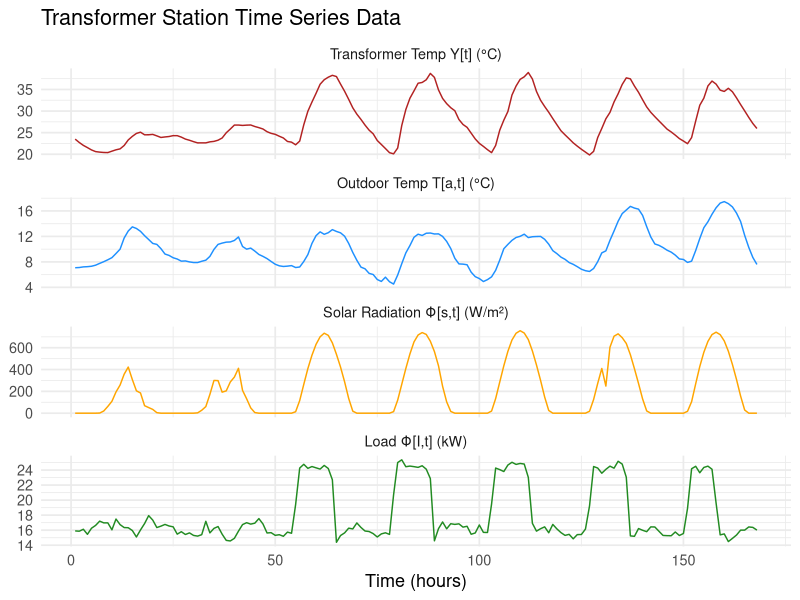

Write R code to recreate this figure. (Note: this script raises an error after producing the figure.)
# ---- Question 2.1: Load data ----
# Load necessary libraries
library(ggplot2)
library(readr)
library(tidyr)
library(dplyr)

# Load the data
data <- read_csv("assignment4/transformer_data.csv")

# Rename columns for clarity (if needed)
colnames(data) <- c("Time", "Transformer_Temp_Yt", "Outdoor_Temp_Ta", "Solar_Radiation_PhiS", "Load_PhiI")

# Pivot to long format with labels
long_data <- data %>%
  pivot_longer(cols = -Time, names_to = "Variable", values_to = "Value") %>%
  mutate(
    Variable = factor(Variable, levels = c(
      "Transformer_Temp_Yt", "Outdoor_Temp_Ta", "Solar_Radiation_PhiS", "Load_PhiI"
    ),
    labels = c(
      "Transformer Temp Y[t] (°C)",
      "Outdoor Temp T[a,t] (°C)",
      "Solar Radiation Φ[s,t] (W/m²)",
      "Load Φ[I,t] (kW)"
    ))
  )

# Assign a distinct color per variable
variable_colors <- c(
  "Transformer Temp Y[t] (°C)" = "firebrick",
  "Outdoor Temp T[a,t] (°C)" = "dodgerblue",
  "Solar Radiation Φ[s,t] (W/m²)" = "orange",
  "Load Φ[I,t] (kW)" = "forestgreen"
)

# Plot with separate color for each variable
ggplot(long_data, aes(x = Time, y = Value, color = Variable)) +
  geom_line() +
  facet_wrap(~ Variable, scales = "free_y", ncol = 1) +
  scale_color_manual(values = variable_colors, guide = "none") +
  labs(
    title = "Transformer Station Time Series Data",
    x = "Time (hours)",
    y = NULL
  ) +
  theme_minimal(base_size = 13)

# ---- Question 2.2: 1D state space model ----
## Load & inspect the data
## data
df <- read_csv("assignment4/transformer_data.csv")

## starting values and bounds (now 8 parameters)
start_par <- c(
  0.80,      # a
  0.10,      # b_Ta
  0.002,     # b_S
  0.10,      # b_I
  1.00,      # C   (start at 1 because Y and X are both in °C)
  log(1.0),  # log_sigma1
  log(1.0),  # log_sigma2
  df$Y[1]    # x0
)

lower <- c(-1,  rep(-1, 3),   -1,  log(1e-5), log(1e-5),  min(df$Y) - 20)
upper <- c( 1,  rep( 1, 3),   2,  log(1e+2), log(1e+2),  max(df$Y) + 20)

fit <- estimate_dt_1D(start_par, df, lower, upper)
print(fit$par)      # MLEs on the original scale

##  Diagnostics for the 1-D model *with* observation gain  C
library(stats)        # acf(), qqnorm()

par_hat <- fit$par        # <- result from estimate_dt()
logLik  <- kf_logLik_dt_1D(par_hat, df)

## 1-step-ahead innovations and their variances
kal_out_1D <- local({
  a   <- par_hat[1]
  B   <- matrix(par_hat[2:4], 1)   # 1×3
  C   <- par_hat[5]
  s1  <- exp(par_hat[6])
  s2  <- exp(par_hat[7])
  x   <- par_hat[8]
  P   <- 10                        # same vague prior
  inn <- var <- numeric(nrow(df))
  y_preds <- numeric(nrow(df))
  
  for (t in seq_len(nrow(df))) {
    ## ---------- prediction ----------
    x_pred <- a * x + as.numeric(B %*% as.numeric(df[t, c("Ta", "S", "I")]))
    P_pred <- a^2 * P + s1^2
    
    ## ---------- innovation ----------
    y_pred <- C * x_pred
    y_preds[t] <- y_pred
    var[t] <- C^2 * P_pred + s2^2
    inn[t] <- df$Y[t] - y_pred
    
    ## ---------- update --------------
    K       <- (P_pred * C) / var[t]
    x       <- x_pred + K * inn[t]
    P       <- (1 - K * C) * P_pred
  }
  list(innov = inn, innov_var = var, preds = y_preds)
})
residuals = kal_out_1D$innov
y_preds = kal_out_1D$preds
std_resid <- kal_out_1D$innov / sqrt(kal_out_1D$innov_var)

df_pred_1D = as.data.frame(y_preds)
df_pred_1D$time = df$time
df_pred_1D$obs = df$Y
df_pred_1D$residuals = residuals

# par(mfrow = c(2,2))
# plot(std_resid, type = "l", main = "Standardised residuals")
# acf(std_resid, main = "ACF of residuals")
# pacf(std_resid, main = "PACF of residuals")
# qqnorm(std_resid); qqline(std_resid)

k   <- length(par_hat)            # now 8 parameters
n   <- nrow(df)
AIC <- -2 * logLik + 2 * k
BIC <- -2 * logLik + k * log(n)
cat(sprintf("log-Lik = %.2f  |  AIC = %.2f  |  BIC = %.2f\n",
            logLik, AIC, BIC))

# --- Plot observed vs predicted temperature ---
# Load required libraries
library(ggplot2)
library(gridExtra)
library(forecast)  # for ggAcf and ggPacf
library(grid)

# --- Plot 1: Observed vs Predicted ---
p1 <- ggplot(df_pred_1D, aes(x = time)) +
  geom_line(aes(y = obs, color = "Observed"), size = 1) +
  geom_line(aes(y = y_preds, color = "Predicted"), size = 1, linetype = "dashed") +
  labs(
    # title = "Observed vs Predicted Transformer Temperature: 1D state-space model",
       y = "Temperature (°C)", color = "Legend") +
  theme_minimal() +
  theme(
    legend.position = c(0.1, 0.8),
    legend.background = element_rect(fill = alpha('white', 0.8), color = NA),
    legend.box.background = element_rect(color = "grey70")
  )

# --- Plot 2: Residual Time Series ---
p2 <- ggplot(df_pred_1D, aes(x = time, y = residuals)) +
  geom_line(color = "red") +
  labs(title = "Model Residuals Over Time", y = "Residual (°C)", x = "Time") +
  theme_minimal()

# --- Plot 3: QQ Plot with ggplot2 ---
p3 <- ggplot(df_pred_1D, aes(sample = residuals)) +
  stat_qq() +
  stat_qq_line(color = "blue") +
  labs(title = "QQ Plot of Residuals") +
  theme_minimal()

# --- Plot 4: ACF Plot with ggAcf ---
p4 <- ggAcf(df_pred_1D$residuals, main = "ACF of Residuals") +
  theme_minimal()

# --- Plot 5: PACF Plot with ggPacf ---
p5 <- ggPacf(df_pred_1D$residuals, main = "PACF of Residuals") +
  theme_minimal()

# --- Arrange all plots ---
grid.arrange(
  p1,
  arrangeGrob(p2, p3, ncol = 2),
  arrangeGrob(p4, p5, ncol = 2),
  nrow = 3,
  heights = c(2, 1.5, 2)
)

# ---- Question 2.3: 2D state space model ----
df <- read_csv("assignment4/transformer_data.csv")

# starting values & bounds 
# start_par <- c(
#   ## A 
#   0.80, 0.10,
#   -0.10, -0.80,
#   ## B 
#   0.1, 0.002, 0.2,     # first row (Ta, S, I)
#   -0.1, -0.002, -0.2,     # second row
#   ## C 
#   1,  -1,             # mostly first state
#   ## log σ's 
#   log(1), log(1), log(1),
#   ## x0 
#   df$Y[1], df$Y[1] - 1,
#   # 20, 20,
#   log(10)                # vague prior var
# )

start_par <- c(
  ## A 
  0.80, 0.05,
  0.10, 0.70,
  ## B 
  0.12, 0.002, 0.30,     # first row (Ta, S, I)
  0.05, 0.001, 0.10,     # second row
  ## C 
  1.0,  0.0,             # mostly first state
  ## log σ's 
  log(1), log(1), log(0.05),
  ## x0 
  df$Y[1], df$Y[1] - 1,
  log(10)                # vague prior var
)

lower <- c(rep(-1, 4),   # A
           rep(-1, 6),      # B
           -2, -2,          # C
           log(1e-5), log(1e-5), log(1e-5),   # σ's
           rep(-50, 2), log(1e-2))

upper <- c(rep( 2, 4),
           rep( 1, 6),
           2,  2,
           log(1e2), log(1e2), log(1e2),
           rep(150, 2), log(1e3))

fit2d <- estimate_dt_2D(start_par, df, lower, upper)

library(stats)

par_hat <- fit2d$par
logLik  <- kf_logLik_dt_2D(par_hat, df)   # maximised log-likelihood

## ----- run filter once to get innovations 
A <- matrix(par_hat[1:4],  2, 2, byrow = TRUE)
B <- matrix(par_hat[5:10], 2, 3, byrow = TRUE)
C <- matrix(par_hat[11:12], 1, 2)

Sigma1 <- diag(exp(par_hat[13:14])^2, 2)
Sigma2 <- exp(par_hat[15])^2

x  <- matrix(par_hat[16:17], 2, 1)
P  <- diag(exp(par_hat[18])^2, 2)

y_preds <- inn <- var <- numeric(nrow(df))

for (t in seq_len(nrow(df))) {
  x_pred <- A %*% x + B %*% t(as.matrix(df[t, c("Ta","S","I")]))
  P_pred <- A %*% P %*% t(A) + Sigma1
  S_t    <- C %*% P_pred %*% t(C) + Sigma2
  inn[t] <- df$Y[t] - C %*% x_pred
  var[t] <- S_t
  K      <- P_pred %*% t(C) / as.numeric(S_t)
  x      <- x_pred + K * inn[t]
  P      <- (diag(2) - K %*% C) %*% P_pred
  y_pred <- C %*% x_pred
  y_preds[t] <- y_pred
}

std_resid <- inn / sqrt(var)

## ----- plots 
par(mfrow = c(2,2))
plot(std_resid, type = "l", main = "Standardised residuals")
acf(std_resid, main = "ACF of residuals")
pacf(std_resid, main = "PACF of residuals")
qqnorm(std_resid); qqline(std_resid)

## ----- information criteria 
k   <- length(par_hat)             # 18 parameters
n   <- nrow(df)
AIC <- -2*logLik + 2*k
BIC <- -2*logLik + k*log(n)
cat(sprintf("log-Lik = %.2f  |  AIC = %.2f  |  BIC = %.2f\n",
            logLik, AIC, BIC))

residuals = inn
y_preds = y_preds

df_pred_2D = as.data.frame(y_preds)
df_pred_2D$time = df$time
df_pred_2D$obs = df$Y
df_pred_2D$residuals = residuals

library(ggplot2)
library(gridExtra)
library(forecast)  # for ggAcf and ggPacf
library(grid)

# --- Plot 1: Observed vs Predicted ---
p1 <- ggplot(df_pred_2D, aes(x = time)) +
  geom_line(aes(y = obs, color = "Observed"), size = 1) +
  geom_line(aes(y = y_preds, color = "Predicted"), size = 1, linetype = "dashed") +
  labs(
    # title = "Observed vs Predicted Transformer Temperature: 2D state-space model",
       y = "Temperature (°C)", color = "Legend") +
  theme_minimal() +
  theme(
    legend.position = c(0.1, 0.8),
    legend.background = element_rect(fill = alpha('white', 0.8), color = NA),
    legend.box.background = element_rect(color = "grey70")
  )

# --- Plot 2: Residual Time Series ---
p2 <- ggplot(df_pred_2D, aes(x = time, y = residuals)) +
  geom_line(color = "red") +
  labs(title = "Model Residuals Over Time", y = "Residual (°C)", x = "Time") +
  theme_minimal()

# --- Plot 3: QQ Plot with ggplot2 ---
p3 <- ggplot(df_pred_2D, aes(sample = residuals)) +
  stat_qq() +
  stat_qq_line(color = "blue") +
  labs(title = "QQ Plot of Residuals") +
  theme_minimal()

# --- Plot 4: ACF Plot with ggAcf ---
p4 <- ggAcf(df_pred_2D$residuals, main = "ACF of Residuals") +
  theme_minimal()

# --- Plot 5: PACF Plot with ggPacf ---
p5 <- ggPacf(df_pred_2D$residuals, main = "PACF of Residuals") +
  theme_minimal()

# --- Arrange all plots ---
grid.arrange(
  p1,
  arrangeGrob(p2, p3, ncol = 2),
  arrangeGrob(p4, p5, ncol = 2),
  nrow = 3,
  heights = c(2, 1.5, 2))


# ---- Question 2.4: Reconstruct ----
library(ggplot2)
par_hat <- fit2d$par

## --- run the filter once, storing FILTERED states ----------------------
A <- matrix(par_hat[1:4],  2, 2, byrow = TRUE)
B <- matrix(par_hat[5:10], 2, 3, byrow = TRUE)
C <- matrix(par_hat[11:12], 1, 2)

Sigma1 <- diag(exp(par_hat[13:14])^2, 2)
Sigma2 <- exp(par_hat[15])^2

x_filt <- matrix(NA_real_, nrow = nrow(df), ncol = 2)
P_est  <- diag(exp(par_hat[18])^2, 2)
x_est  <- matrix(par_hat[16:17], 2, 1)

for (t in seq_len(nrow(df))) {
  ## prediction
  x_pred <- A %*% x_est + B %*% t(as.matrix(df[t, c("Ta","S","I")]))
  P_pred <- A %*% P_est %*% t(A) + Sigma1
  
  ## update
  S_t   <- C %*% P_pred %*% t(C) + Sigma2
  K_t   <- P_pred %*% t(C) / as.numeric(S_t)
  innov <- df$Y[t] - C %*% x_pred
  x_est <- x_pred + K_t %*% innov
  P_est <- (diag(2) - K_t %*% C) %*% P_pred
  
  x_filt[t, ] <- x_est[,1]
}

## --- gather into long data.frame for ggplot ----------------------------
plot_df <- data.frame(
  time = df$time,
  Y      = df$Y,
  Ta     = df$Ta,
  Solar  = df$S,
  Load   = df$I,
  State1 = x_filt[,1],
  State2 = x_filt[,2]
)

library(tidyr)
states_long <- pivot_longer(plot_df,
                            cols = c(State1, State2),
                            names_to = "State", values_to = "value")

inputs_long <- pivot_longer(plot_df,
                            cols = c(Ta, Solar, Load),
                            names_to = "Input", values_to = "value")

## --- Figure 1: both states ---------------------------------------------
ggplot(states_long, aes(time, value, colour = State)) +
  geom_line() +
  labs(y = "Latent state (°C)", x = "Time (h)",
       title = "Reconstructed latent states – 2-D model")

## --- Figure 2: states + inputs -----------------------------------------
ggplot() +
  geom_line(data = states_long,
            aes(time, value, colour = State), size = 1) +
  geom_line(data = inputs_long,
            aes(time, scale(value),  linetype = Input), alpha = 1.5) +
  labs(y = "Scaled value", x = "Time (h)",
       title = "States and (scaled) inputs") +
  scale_linetype_manual(values = c("dotted","dashed","dotdash")) +
  theme(legend.position = "bottom")+
  theme_minimal()

par(mfrow = c(1,1))

